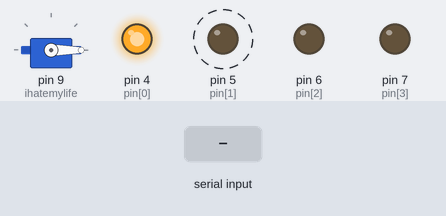
Recording of a sketch running on a simulated Arduino Uno, built with avr-gcc and run on an emulated ATmega328P. Parts: servo, output pins drawn as LEDs (lit = HIGH). Dashed ring = blinking. The test bench sets the inputs (shaded band).

Above: at 1.25 s.
1.3 s: "90,45\n" received over Serial
4.3 s: "30,150\n" received over Serial
At 5.1 s:
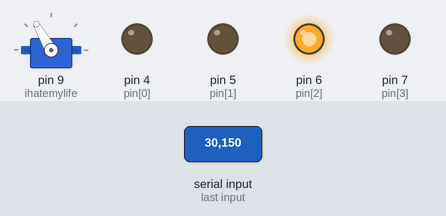
7.3 s: "1\n" received over Serial
At 8.1 s:
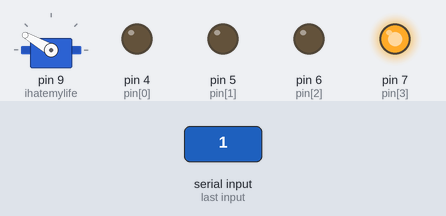
10.3 s: "2\n" received over Serial
At 10.9 s:
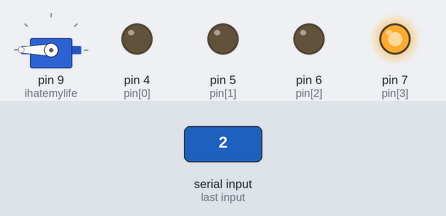
13.3 s: "3\n" received over Serial
At 14.1 s:
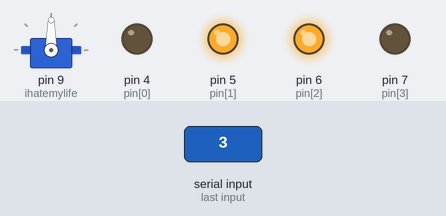
16.3 s: "4\n" received over Serial
At 17.1 s:
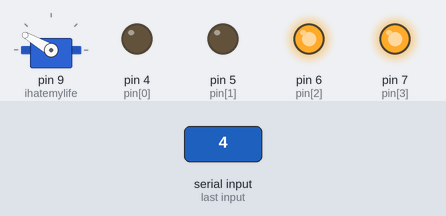
Timing chart, 0 to 20.3 s (numbered marks = the images above; inputs shaded):
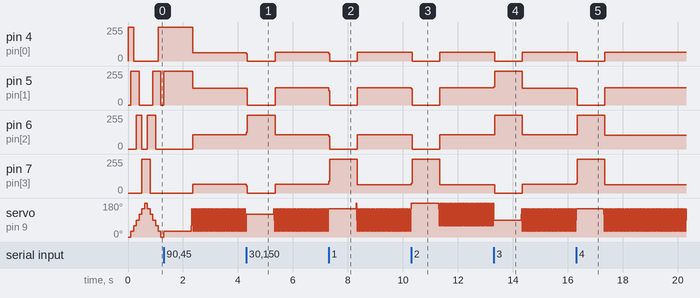

Measured:
- after the input at 4.3 s, pin 4 (pin[0]): 62/255 → 0/255 at once, → 64/255 1.0 s later; pin 5 (pin[1]): 126/255 → 0/255 after 0.05 s, → 128/255 1.0 s later; pin 6 (pin[2]): 108/255 → 255/255 at once, → 106/255 1.0 s later; pin 7 (pin[3]): 65/255 → 0/255 at once, → 65/255 1.0 s later
- after the input at 7.3 s, pin 4 (pin[0]): 64/255 → 0/255 at once, → 65/255 1.0 s later; pin 5 (pin[1]): 128/255 → 0/255 at once, → 129/255 1.0 s later; pin 6 (pin[2]): 106/255 → 0/255 at once, → 106/255 1.0 s later; pin 7 (pin[3]): 65/255 → 255/255 at once, → 63/255 1.0 s later
- after the input at 10.3 s, pin 4 (pin[0]): 65/255 → 0/255 at once, → 65/255 1.0 s later; pin 5 (pin[1]): 129/255 → 0/255 at once, → 129/255 1.0 s later; pin 6 (pin[2]): 106/255 → 0/255 at once, → 106/255 1.0 s later; pin 7 (pin[3]): 63/255 → 255/255 at once, → 63/255 1.0 s later
- after the input at 13.3 s, pin 4 (pin[0]): 65/255 → 0/255 at once, → 64/255 1.0 s later; pin 5 (pin[1]): 129/255 → 255/255 at once, → 127/255 1.0 s later; pin 6 (pin[2]): 106/255 → 255/255 at once, → 107/255 1.0 s later; pin 7 (pin[3]): 63/255 → 0/255 at once, → 65/255 1.0 s later
- after the input at 16.3 s, pin 4 (pin[0]): 64/255 → 0/255 at once, → 65/255 1.0 s later; pin 5 (pin[1]): 127/255 → 0/255 at once, → 129/255 1.0 s later; pin 6 (pin[2]): 107/255 → 255/255 at once, → 105/255 1.0 s later; pin 7 (pin[3]): 65/255 → 255/255 at once, → 62/255 1.0 s later

The sketch:

Q6.ino
```cpp
#include <Servo.h>
int pin[] = {4,5,6,7};
int switch1 = 3, button = 2, state = 1, limit = 13;
long delaytime = 100, buttontime = 0,buttontime1 = 0;
long time1 = 0;
int pot = A0, potval = 0, switchval = 1;
boolean buttonval;
Servo ihatemylife;
int angle =0;

void setup() {
  ihatemylife.attach(9);
  for (int i = 0; i < 4; i++){
    pinMode(pin[i] , OUTPUT);
  }
  Serial.begin(9600);
  pinMode (button , INPUT_PULLUP);
  pinMode (switch1 , INPUT);
}

void loop() {
    if (Serial.available()){
      delaytime = Serial.parseInt();
    }

  switch (state){
   case 1:
    ledseq(1,0,0,0);
    servoseq(0);
    break;
   case 2:
    ledseq(1,1,0,0);
    servoseq(30);
    break;
   case 3:
    ledseq(0,1,0,0);
    servoseq(60);
    break;
   case 4:
    ledseq(0,1,1,0);
    servoseq(90);
    break;
   case 5:
    ledseq(0,0,1,0);
    servoseq(120);
    break;
   case 6:
    ledseq(0,0,0,1);
    servoseq(150);
    break;
   case 7:
    ledseq(0,0,0,1);
    servoseq(180);
    break;
   case 8:
    ledseq(0,0,1,1);
    servoseq(150);
    break;
   case 9:
    ledseq(0,0,1,0);
    servoseq(120);
    break;
   case 10:
    ledseq(0,1,1,0);
    servoseq(90);
    break;
   case 11:
    ledseq(0,1,0,0);
    servoseq(60);
    break;
   case 12:
    ledseq(1,1,0,0);
    servoseq(30);
    break;
  }
  if (millis()-time1 >= delaytime){
     state++;
     time1 = millis();
     if (state == limit){
      state = 1;
     }
  }
}

void ledseq(int i, int j, int k, int z){
  digitalWrite(4 , i);
  digitalWrite(5 , j);
  digitalWrite(6 , k);
  digitalWrite(7 , z);
}
void servoseq(int i){
  ihatemylife.write(i);
}
```
